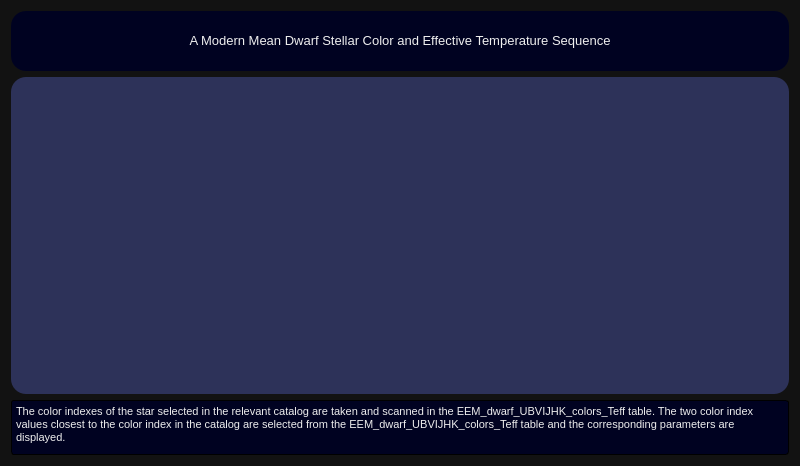
<?xml version="1.0" encoding="UTF-8"?>
<ui version="4.0">
 <class>pecaut_mamajek</class>
 <widget class="QDialog" name="pecaut_mamajek">
  <property name="geometry">
   <rect>
    <x>0</x>
    <y>0</y>
    <width>800</width>
    <height>466</height>
   </rect>
  </property>
  <property name="minimumSize">
   <size>
    <width>800</width>
    <height>465</height>
   </size>
  </property>
  <property name="windowTitle">
   <string>Pecaut and Mamajek Teff-SpT</string>
  </property>
  <property name="windowIcon">
   <iconset resource="../icon.qrc">
    <normaloff>:/icon/icon/parameters.png</normaloff>:/icon/icon/parameters.png</iconset>
  </property>
  <property name="styleSheet">
   <string notr="true">QDialog {
background: #121212;
}

QTableView {
background: #2d3259;
gridline-color:black;
border-radius: 15px;
border-color: #000000;
padding: 10px;
font-size: 9pt;
color: #eeeeee;
}

QTableView::item 
        {   
            color: white;
            background:black;            
        }
 QTableView::item:hover
        {   
            color: black;
            background:#ffaa00;            
        }
 QTableView::item:focus
        {   
            color: #eeeeee;
            background:#6316AC;            
        }

QTableView::item:selected {
    color: #eeeeee;
    background: #6316AC;
}

QHeaderView::section {

color:white; 
background-color:#232326 ;
border: none;
border-style:none;

 }
 QHeaderView {
    background: #2d3259;

}

QTableCornerButton::section { 
background-color:#232326; 
border-top-left-radius: 10px;
}

QScrollBar:vertical {
    border: none;
    background: rgb(45, 45, 68);
    width: 14px;
    margin: 15px 0 15px 0;
    border-radius: 0px;
}

QScrollBar::handle:vertical {    
    background-color: rgb(80, 80, 122);
    min-height: 30px;
    border-radius: 7px;
}

QScrollBar::handle:vertical:hover {    
    background-color: rgb(255, 0, 127);
}

QScrollBar::handle:vertical:pressed {    
    background-color: rgb(185, 0, 92);
}

QScrollBar::sub-line:vertical {
    border: none;
    background-color: rgb(59, 59, 90);
    height: 15px;
    border-top-left-radius: 7px;
    border-top-right-radius: 7px;
    subcontrol-position: top;
    subcontrol-origin: margin;
}

QScrollBar::sub-line:vertical:hover {    
    background-color: rgb(255, 0, 127);
}

QScrollBar::sub-line:vertical:pressed {    
    background-color: rgb(185, 0, 92);
}

QScrollBar::add-line:vertical {
    border: none;
    background-color: rgb(59, 59, 90);
    height: 15px;
    border-bottom-left-radius: 7px;
    border-bottom-right-radius: 7px;
    subcontrol-position: bottom;
    subcontrol-origin: margin;
}

QScrollBar::add-line:vertical:hover {    
    background-color: rgb(255, 0, 127);
}

QScrollBar::add-line:vertical:pressed {    
    background-color: rgb(185, 0, 92);
}

QScrollBar::up-arrow:vertical {
    border-image: url(:/icon/icon/chevron-up-wh.svg);
    background: none;
}

QScrollBar::down-arrow:vertical {
    border-image: url(:/icon/icon/chevron-down-wh.svg);
    background: none;
}

QScrollBar::add-page:vertical, QScrollBar::sub-page:vertical {
    background: none;
}

 QScrollBar:horizontal {
    border: none;
    background: rgb(45, 45, 68);
    height: 14px;
    margin: 0 15px 0 15px;
    border-radius: 0px;
}

QScrollBar::handle:horizontal {	
    background-color: rgb(80, 80, 122);
    min-width: 30px;
    border-radius: 7px;
}

QScrollBar::handle:horizontal:hover {	
    background-color: rgb(255, 0, 127);
}

QScrollBar::handle:horizontal:pressed {	
    background-color: rgb(185, 0, 92);
}

QScrollBar::sub-line:horizontal {
    border: none;
    background-color: rgb(59, 59, 90);
    width: 15px;
    border-top-left-radius: 7px;
    border-bottom-left-radius: 7px;
    subcontrol-position: left;
    subcontrol-origin: margin;
}

QScrollBar::sub-line:horizontal:hover {	
    background-color: rgb(255, 0, 127);
}

QScrollBar::sub-line:horizontal:pressed {	
    background-color: rgb(185, 0, 92);
}

QScrollBar::add-line:horizontal {
    border: none;
    background-color: rgb(59, 59, 90);
    width: 15px;
    border-top-right-radius: 7px;
    border-bottom-right-radius: 7px;
    subcontrol-position: right;
    subcontrol-origin: margin;
}

QScrollBar::add-line:horizontal:hover {	
    background-color: rgb(255, 0, 127);
}

QScrollBar::add-line:horizontal:pressed {	
    background-color: rgb(185, 0, 92);
}

QScrollBar::left-arrow:horizontal {
    border-image: url(:/icon/icon/chevron-left-wh.svg);
    background: none;
}

QScrollBar::right-arrow:horizontal {
    border-image: url(:/icon/icon/chevron-right-wh.svg);
    background: none;
}

QScrollBar::add-page:horizontal, QScrollBar::sub-page:horizontal {
    background: none;
}

</string>
  </property>
  <layout class="QGridLayout" name="gridLayout">
   <item row="0" column="0">
    <widget class="QFrame" name="frame_2">
     <property name="minimumSize">
      <size>
       <width>0</width>
       <height>60</height>
      </size>
     </property>
     <property name="maximumSize">
      <size>
       <width>16777215</width>
       <height>60</height>
      </size>
     </property>
     <property name="styleSheet">
      <string notr="true">QFrame {
background: #000221;
border-radius: 15px;

}</string>
     </property>
     <property name="frameShape">
      <enum>QFrame::StyledPanel</enum>
     </property>
     <property name="frameShadow">
      <enum>QFrame::Raised</enum>
     </property>
     <layout class="QGridLayout" name="gridLayout_7">
      <item row="0" column="0">
       <widget class="QLabel" name="label">
        <property name="font">
         <font>
          <family>Segoe UI</family>
          <pointsize>10</pointsize>
         </font>
        </property>
        <property name="styleSheet">
         <string notr="true">QLabel {
color: #eeeeee;
}</string>
        </property>
        <property name="text">
         <string>&lt;html&gt;&lt;head/&gt;&lt;body&gt;&lt;p align=&quot;center&quot;&gt;A Modern Mean Dwarf Stellar Color and Effective Temperature Sequence&lt;/p&gt;&lt;/body&gt;&lt;/html&gt;</string>
        </property>
       </widget>
      </item>
     </layout>
    </widget>
   </item>
   <item row="1" column="0">
    <widget class="QTableWidget" name="pm_tableWidget">
     <property name="contextMenuPolicy">
      <enum>Qt::CustomContextMenu</enum>
     </property>
     <property name="editTriggers">
      <set>QAbstractItemView::NoEditTriggers</set>
     </property>
     <property name="showGrid">
      <bool>true</bool>
     </property>
     <property name="gridStyle">
      <enum>Qt::DashLine</enum>
     </property>
     <attribute name="verticalHeaderShowSortIndicator" stdset="0">
      <bool>false</bool>
     </attribute>
    </widget>
   </item>
   <item row="2" column="0">
    <widget class="QTextBrowser" name="textBrowser">
     <property name="minimumSize">
      <size>
       <width>0</width>
       <height>55</height>
      </size>
     </property>
     <property name="maximumSize">
      <size>
       <width>16777215</width>
       <height>55</height>
      </size>
     </property>
     <property name="font">
      <font>
       <family>Segoe UI</family>
      </font>
     </property>
     <property name="styleSheet">
      <string notr="true">QTextBrowser {
color: #eeeeee;
background-color:#000221;
border: 1px solid;
border-radius: 3px;
}</string>
     </property>
     <property name="html">
      <string>&lt;!DOCTYPE HTML PUBLIC &quot;-//W3C//DTD HTML 4.0//EN&quot; &quot;http://www.w3.org/TR/REC-html40/strict.dtd&quot;&gt;
&lt;html&gt;&lt;head&gt;&lt;meta name=&quot;qrichtext&quot; content=&quot;1&quot; /&gt;&lt;style type=&quot;text/css&quot;&gt;
p, li { white-space: pre-wrap; }
&lt;/style&gt;&lt;/head&gt;&lt;body style=&quot; font-family:'Segoe UI'; font-size:8.25pt; font-weight:400; font-style:normal;&quot;&gt;
&lt;p style=&quot; margin-top:0px; margin-bottom:0px; margin-left:0px; margin-right:0px; -qt-block-indent:0; text-indent:0px;&quot;&gt;The color indexes of the star selected in the relevant catalog are taken and scanned in the EEM_dwarf_UBVIJHK_colors_Teff table. The two color index values closest to the color index in the catalog are selected from the EEM_dwarf_UBVIJHK_colors_Teff table and the corresponding parameters are displayed.&lt;/p&gt;&lt;/body&gt;&lt;/html&gt;</string>
     </property>
    </widget>
   </item>
  </layout>
 </widget>
 <resources>
  <include location="../icon.qrc"/>
 </resources>
 <connections/>
</ui>
